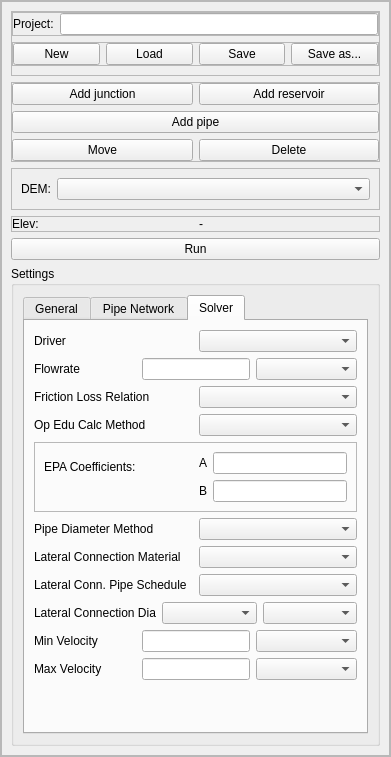
<?xml version="1.0" encoding="UTF-8"?>
<ui version="4.0">
 <class>QEpanetDockWidget</class>
 <widget class="QDockWidget" name="QEpanetDockWidget">
  <property name="geometry">
   <rect>
    <x>0</x>
    <y>0</y>
    <width>391</width>
    <height>757</height>
   </rect>
  </property>
  <property name="minimumSize">
   <size>
    <width>391</width>
    <height>89</height>
   </size>
  </property>
  <property name="windowTitle">
   <string>XPSS</string>
  </property>
  <widget class="QWidget" name="dockWidgetContents">
   <layout class="QVBoxLayout" name="verticalLayout">
    <property name="leftMargin">
     <number>0</number>
    </property>
    <property name="topMargin">
     <number>0</number>
    </property>
    <property name="rightMargin">
     <number>0</number>
    </property>
    <property name="bottomMargin">
     <number>0</number>
    </property>
    <item>
     <widget class="QScrollArea" name="scl_main">
      <property name="widgetResizable">
       <bool>true</bool>
      </property>
      <widget class="QWidget" name="scrollAreaWidgetContents">
       <property name="geometry">
        <rect>
         <x>0</x>
         <y>0</y>
         <width>375</width>
         <height>743</height>
        </rect>
       </property>
       <layout class="QVBoxLayout" name="verticalLayout_3">
        <property name="leftMargin">
         <number>0</number>
        </property>
        <property name="topMargin">
         <number>0</number>
        </property>
        <property name="rightMargin">
         <number>0</number>
        </property>
        <property name="bottomMargin">
         <number>0</number>
        </property>
        <item>
         <widget class="QFrame" name="fra_main">
          <property name="sizePolicy">
           <sizepolicy hsizetype="Expanding" vsizetype="Preferred">
            <horstretch>0</horstretch>
            <verstretch>0</verstretch>
           </sizepolicy>
          </property>
          <property name="frameShape">
           <enum>QFrame::StyledPanel</enum>
          </property>
          <property name="frameShadow">
           <enum>QFrame::Raised</enum>
          </property>
          <layout class="QVBoxLayout" name="verticalLayout_2">
           <property name="leftMargin">
            <number>9</number>
           </property>
           <property name="topMargin">
            <number>9</number>
           </property>
           <property name="rightMargin">
            <number>9</number>
           </property>
           <property name="bottomMargin">
            <number>9</number>
           </property>
           <item>
            <widget class="QFrame" name="fra_project">
             <property name="frameShape">
              <enum>QFrame::StyledPanel</enum>
             </property>
             <property name="frameShadow">
              <enum>QFrame::Raised</enum>
             </property>
             <layout class="QVBoxLayout" name="verticalLayout_9">
              <property name="leftMargin">
               <number>0</number>
              </property>
              <property name="topMargin">
               <number>0</number>
              </property>
              <property name="rightMargin">
               <number>0</number>
              </property>
              <property name="bottomMargin">
               <number>9</number>
              </property>
              <item>
               <widget class="QFrame" name="frame_5">
                <property name="frameShape">
                 <enum>QFrame::StyledPanel</enum>
                </property>
                <property name="frameShadow">
                 <enum>QFrame::Raised</enum>
                </property>
                <layout class="QFormLayout" name="formLayout_11">
                 <property name="fieldGrowthPolicy">
                  <enum>QFormLayout::AllNonFixedFieldsGrow</enum>
                 </property>
                 <property name="leftMargin">
                  <number>0</number>
                 </property>
                 <property name="topMargin">
                  <number>0</number>
                 </property>
                 <property name="rightMargin">
                  <number>0</number>
                 </property>
                 <property name="bottomMargin">
                  <number>0</number>
                 </property>
                 <item row="0" column="0">
                  <widget class="QLabel" name="lbl_prj_file">
                   <property name="text">
                    <string>Project:</string>
                   </property>
                  </widget>
                 </item>
                 <item row="0" column="1">
                  <widget class="QLineEdit" name="txt_prj_file">
                   <property name="readOnly">
                    <bool>true</bool>
                   </property>
                  </widget>
                 </item>
                </layout>
               </widget>
              </item>
              <item>
               <widget class="QFrame" name="frame_4">
                <property name="frameShape">
                 <enum>QFrame::StyledPanel</enum>
                </property>
                <property name="frameShadow">
                 <enum>QFrame::Raised</enum>
                </property>
                <layout class="QHBoxLayout" name="horizontalLayout_6">
                 <property name="leftMargin">
                  <number>0</number>
                 </property>
                 <property name="topMargin">
                  <number>0</number>
                 </property>
                 <property name="rightMargin">
                  <number>0</number>
                 </property>
                 <property name="bottomMargin">
                  <number>0</number>
                 </property>
                 <item>
                  <widget class="QPushButton" name="btn_project_new">
                   <property name="text">
                    <string>New</string>
                   </property>
                  </widget>
                 </item>
                 <item>
                  <widget class="QPushButton" name="btn_project_load">
                   <property name="text">
                    <string>Load</string>
                   </property>
                  </widget>
                 </item>
                 <item>
                  <widget class="QPushButton" name="btn_project_save">
                   <property name="text">
                    <string>Save</string>
                   </property>
                  </widget>
                 </item>
                 <item>
                  <widget class="QPushButton" name="btn_project_saveas">
                   <property name="text">
                    <string>Save as...</string>
                   </property>
                  </widget>
                 </item>
                </layout>
               </widget>
              </item>
             </layout>
            </widget>
           </item>
           <item>
            <widget class="QFrame" name="fra_buttons">
             <property name="sizePolicy">
              <sizepolicy hsizetype="Expanding" vsizetype="Preferred">
               <horstretch>0</horstretch>
               <verstretch>0</verstretch>
              </sizepolicy>
             </property>
             <property name="frameShape">
              <enum>QFrame::StyledPanel</enum>
             </property>
             <property name="frameShadow">
              <enum>QFrame::Raised</enum>
             </property>
             <layout class="QGridLayout" name="gridLayout_3">
              <property name="leftMargin">
               <number>0</number>
              </property>
              <property name="topMargin">
               <number>0</number>
              </property>
              <property name="rightMargin">
               <number>0</number>
              </property>
              <property name="bottomMargin">
               <number>0</number>
              </property>
              <item row="1" column="0">
               <widget class="QPushButton" name="btn_add_junction">
                <property name="text">
                 <string>Add junction</string>
                </property>
                <property name="checkable">
                 <bool>false</bool>
                </property>
               </widget>
              </item>
              <item row="1" column="1">
               <widget class="QPushButton" name="btn_add_reservoir">
                <property name="text">
                 <string>Add reservoir</string>
                </property>
               </widget>
              </item>
              <item row="4" column="0">
               <widget class="QPushButton" name="btn_move_element">
                <property name="text">
                 <string>Move</string>
                </property>
               </widget>
              </item>
              <item row="4" column="1">
               <widget class="QPushButton" name="btn_delete_element">
                <property name="text">
                 <string>Delete</string>
                </property>
               </widget>
              </item>
              <item row="2" column="0" colspan="2">
               <widget class="QPushButton" name="btn_add_pipe">
                <property name="sizePolicy">
                 <sizepolicy hsizetype="Minimum" vsizetype="Fixed">
                  <horstretch>0</horstretch>
                  <verstretch>0</verstretch>
                 </sizepolicy>
                </property>
                <property name="text">
                 <string>Add pipe</string>
                </property>
               </widget>
              </item>
             </layout>
            </widget>
           </item>
           <item>
            <widget class="QFrame" name="frame">
             <property name="enabled">
              <bool>true</bool>
             </property>
             <property name="frameShape">
              <enum>QFrame::StyledPanel</enum>
             </property>
             <property name="frameShadow">
              <enum>QFrame::Raised</enum>
             </property>
             <layout class="QHBoxLayout" name="horizontalLayout">
              <item>
               <widget class="QLabel" name="lbl_dem">
                <property name="layoutDirection">
                 <enum>Qt::LeftToRight</enum>
                </property>
                <property name="text">
                 <string>DEM:</string>
                </property>
               </widget>
              </item>
              <item>
               <widget class="QComboBox" name="cbo_dem">
                <property name="sizePolicy">
                 <sizepolicy hsizetype="Expanding" vsizetype="Fixed">
                  <horstretch>0</horstretch>
                  <verstretch>0</verstretch>
                 </sizepolicy>
                </property>
                <property name="minimumSize">
                 <size>
                  <width>120</width>
                  <height>0</height>
                 </size>
                </property>
                <property name="sizeAdjustPolicy">
                 <enum>QComboBox::AdjustToContents</enum>
                </property>
               </widget>
              </item>
             </layout>
            </widget>
           </item>
           <item>
            <widget class="QFrame" name="fra_dem">
             <property name="frameShape">
              <enum>QFrame::StyledPanel</enum>
             </property>
             <property name="frameShadow">
              <enum>QFrame::Raised</enum>
             </property>
             <layout class="QGridLayout" name="gridLayout">
              <property name="leftMargin">
               <number>0</number>
              </property>
              <property name="topMargin">
               <number>0</number>
              </property>
              <property name="rightMargin">
               <number>0</number>
              </property>
              <property name="bottomMargin">
               <number>0</number>
              </property>
              <item row="0" column="1">
               <widget class="QLabel" name="lbl_elev_val">
                <property name="text">
                 <string>-</string>
                </property>
               </widget>
              </item>
              <item row="0" column="0">
               <widget class="QLabel" name="lbl_elev">
                <property name="text">
                 <string>Elev:</string>
                </property>
               </widget>
              </item>
             </layout>
            </widget>
           </item>
           <item>
            <widget class="QPushButton" name="btn_xpss_run">
             <property name="text">
              <string>Run</string>
             </property>
            </widget>
           </item>
           <item>
            <widget class="QGroupBox" name="box_settings">
             <property name="sizePolicy">
              <sizepolicy hsizetype="Expanding" vsizetype="Expanding">
               <horstretch>0</horstretch>
               <verstretch>0</verstretch>
              </sizepolicy>
             </property>
             <property name="title">
              <string>Settings</string>
             </property>
             <layout class="QVBoxLayout" name="verticalLayout_4">
              <item>
               <widget class="QTabWidget" name="tabs_settings">
                <property name="sizePolicy">
                 <sizepolicy hsizetype="Expanding" vsizetype="Expanding">
                  <horstretch>0</horstretch>
                  <verstretch>0</verstretch>
                 </sizepolicy>
                </property>
                <property name="currentIndex">
                 <number>2</number>
                </property>
                <widget class="QWidget" name="tab">
                 <attribute name="title">
                  <string>General</string>
                 </attribute>
                 <layout class="QVBoxLayout" name="verticalLayout_17">
                  <item>
                   <layout class="QVBoxLayout" name="verticalLayout_12">
                    <item>
                     <layout class="QVBoxLayout" name="verticalLayout_7">
                      <item>
                       <widget class="QLabel" name="lbl_pump_db">
                        <property name="text">
                         <string>Pump Database Location:</string>
                        </property>
                       </widget>
                      </item>
                      <item>
                       <layout class="QHBoxLayout" name="horizontalLayout_4">
                        <item>
                         <widget class="QLineEdit" name="txt_pump_db">
                          <property name="enabled">
                           <bool>true</bool>
                          </property>
                         </widget>
                        </item>
                        <item>
                         <widget class="QPushButton" name="bto_select_pump_db">
                          <property name="text">
                           <string>Select...</string>
                          </property>
                         </widget>
                        </item>
                       </layout>
                      </item>
                     </layout>
                    </item>
                    <item>
                     <layout class="QVBoxLayout" name="verticalLayout_8">
                      <item>
                       <widget class="QLabel" name="lbl_pipe_db">
                        <property name="text">
                         <string>Pipe Diameter Database Location:</string>
                        </property>
                       </widget>
                      </item>
                      <item>
                       <layout class="QHBoxLayout" name="horizontalLayout_5">
                        <item>
                         <widget class="QLineEdit" name="txt_pipe_db"/>
                        </item>
                        <item>
                         <widget class="QPushButton" name="bto_select_pipe_db">
                          <property name="text">
                           <string>Select...</string>
                          </property>
                         </widget>
                        </item>
                       </layout>
                      </item>
                     </layout>
                    </item>
                    <item>
                     <layout class="QVBoxLayout" name="verticalLayout_11">
                      <item>
                       <widget class="QLabel" name="lbl_pipe_rgh_db">
                        <property name="text">
                         <string>Pipe Roughness Database Location:</string>
                        </property>
                       </widget>
                      </item>
                      <item>
                       <layout class="QHBoxLayout" name="horizontalLayout_12">
                        <item>
                         <widget class="QLineEdit" name="txt_pipe_rgh_db"/>
                        </item>
                        <item>
                         <widget class="QPushButton" name="bto_select_pipe_rgh_db">
                          <property name="text">
                           <string>Select...</string>
                          </property>
                         </widget>
                        </item>
                       </layout>
                      </item>
                     </layout>
                    </item>
                    <item>
                     <layout class="QVBoxLayout" name="verticalLayout_10">
                      <item>
                       <widget class="QLabel" name="lbl_op_edu_table">
                        <property name="text">
                         <string>Op Edu Table Location:</string>
                        </property>
                       </widget>
                      </item>
                      <item>
                       <layout class="QHBoxLayout" name="horizontalLayout_7">
                        <item>
                         <widget class="QLineEdit" name="txt_op_edu_table"/>
                        </item>
                        <item>
                         <widget class="QPushButton" name="bto_select_op_edu_table">
                          <property name="text">
                           <string>Select...</string>
                          </property>
                         </widget>
                        </item>
                       </layout>
                      </item>
                     </layout>
                    </item>
                    <item>
                     <spacer name="verticalSpacer_3">
                      <property name="orientation">
                       <enum>Qt::Vertical</enum>
                      </property>
                      <property name="sizeHint" stdset="0">
                       <size>
                        <width>20</width>
                        <height>40</height>
                       </size>
                      </property>
                     </spacer>
                    </item>
                   </layout>
                  </item>
                 </layout>
                </widget>
                <widget class="QWidget" name="settings_pipe_net">
                 <attribute name="title">
                  <string>Pipe Network</string>
                 </attribute>
                 <layout class="QVBoxLayout" name="verticalLayout_13">
                  <item>
                   <layout class="QVBoxLayout" name="verticalLayout_5">
                    <item>
                     <layout class="QHBoxLayout" name="horizontalLayout_3">
                      <item>
                       <widget class="QLabel" name="lbl_pipe_mtl">
                        <property name="text">
                         <string>Pipe Material</string>
                        </property>
                       </widget>
                      </item>
                      <item>
                       <widget class="QComboBox" name="cbo_pipe_mtl">
                        <property name="sizePolicy">
                         <sizepolicy hsizetype="Expanding" vsizetype="Fixed">
                          <horstretch>0</horstretch>
                          <verstretch>0</verstretch>
                         </sizepolicy>
                        </property>
                       </widget>
                      </item>
                     </layout>
                    </item>
                    <item>
                     <layout class="QHBoxLayout" name="horizontalLayout_13">
                      <item>
                       <layout class="QHBoxLayout" name="horizontalLayout_11">
                        <item>
                         <widget class="QLabel" name="lbl_roughness">
                          <property name="text">
                           <string>Roughness</string>
                          </property>
                         </widget>
                        </item>
                        <item>
                         <widget class="QLabel" name="txt_roughness">
                          <property name="sizePolicy">
                           <sizepolicy hsizetype="Expanding" vsizetype="Preferred">
                            <horstretch>0</horstretch>
                            <verstretch>0</verstretch>
                           </sizepolicy>
                          </property>
                          <property name="text">
                           <string>-</string>
                          </property>
                          <property name="alignment">
                           <set>Qt::AlignCenter</set>
                          </property>
                         </widget>
                        </item>
                       </layout>
                      </item>
                      <item>
                       <widget class="QLabel" name="txt_roughness_unit">
                        <property name="text">
                         <string> </string>
                        </property>
                       </widget>
                      </item>
                     </layout>
                    </item>
                    <item>
                     <layout class="QHBoxLayout" name="horizontalLayout_24">
                      <item>
                       <widget class="QLabel" name="lbl_pipe_sch">
                        <property name="text">
                         <string>Pipe Schedule</string>
                        </property>
                       </widget>
                      </item>
                      <item>
                       <widget class="QComboBox" name="cbo_pipe_sch"/>
                      </item>
                     </layout>
                    </item>
                    <item>
                     <layout class="QHBoxLayout" name="horizontalLayout_9">
                      <item>
                       <widget class="QLabel" name="lbl_pipe_diameter">
                        <property name="text">
                         <string>Pipe Diameter</string>
                        </property>
                       </widget>
                      </item>
                      <item>
                       <widget class="QComboBox" name="cbo_pipe_dia"/>
                      </item>
                      <item>
                       <widget class="QComboBox" name="cbo_pipe_dia_units"/>
                      </item>
                     </layout>
                    </item>
                    <item>
                     <layout class="QHBoxLayout" name="horizontalLayout_14">
                      <item>
                       <widget class="QLabel" name="lbl_station_depth">
                        <property name="text">
                         <string>Pump Station Depth</string>
                        </property>
                       </widget>
                      </item>
                      <item>
                       <widget class="QLineEdit" name="txt_station_depth"/>
                      </item>
                      <item>
                       <widget class="QComboBox" name="cbo_depth_units"/>
                      </item>
                     </layout>
                    </item>
                    <item>
                     <widget class="QCheckBox" name="chk_check_pipes">
                      <property name="text">
                       <string>Check pipe connections</string>
                      </property>
                      <property name="checked">
                       <bool>false</bool>
                      </property>
                     </widget>
                    </item>
                    <item>
                     <widget class="QCheckBox" name="chk_check_nodes">
                      <property name="text">
                       <string>Check node connectinos</string>
                      </property>
                      <property name="checked">
                       <bool>false</bool>
                      </property>
                     </widget>
                    </item>
                    <item>
                     <spacer name="verticalSpacer">
                      <property name="orientation">
                       <enum>Qt::Vertical</enum>
                      </property>
                      <property name="sizeHint" stdset="0">
                       <size>
                        <width>20</width>
                        <height>40</height>
                       </size>
                      </property>
                     </spacer>
                    </item>
                   </layout>
                  </item>
                 </layout>
                </widget>
                <widget class="QWidget" name="settings_solver">
                 <attribute name="title">
                  <string>Solver</string>
                 </attribute>
                 <layout class="QVBoxLayout" name="verticalLayout_18">
                  <item>
                   <layout class="QVBoxLayout" name="verticalLayout_15">
                    <item>
                     <layout class="QHBoxLayout" name="horizontalLayout_2">
                      <item>
                       <widget class="QLabel" name="lbl_driver">
                        <property name="sizePolicy">
                         <sizepolicy hsizetype="Minimum" vsizetype="Minimum">
                          <horstretch>0</horstretch>
                          <verstretch>0</verstretch>
                         </sizepolicy>
                        </property>
                        <property name="text">
                         <string>Driver</string>
                        </property>
                       </widget>
                      </item>
                      <item>
                       <widget class="QComboBox" name="cbo_driver">
                        <property name="sizePolicy">
                         <sizepolicy hsizetype="Preferred" vsizetype="Fixed">
                          <horstretch>0</horstretch>
                          <verstretch>0</verstretch>
                         </sizepolicy>
                        </property>
                       </widget>
                      </item>
                     </layout>
                    </item>
                    <item>
                     <layout class="QHBoxLayout" name="horizontalLayout_8">
                      <item>
                       <widget class="QLabel" name="lbl_flowrate">
                        <property name="text">
                         <string>Flowrate</string>
                        </property>
                       </widget>
                      </item>
                      <item>
                       <widget class="QLineEdit" name="txt_flowrate">
                        <property name="sizePolicy">
                         <sizepolicy hsizetype="Fixed" vsizetype="Fixed">
                          <horstretch>0</horstretch>
                          <verstretch>0</verstretch>
                         </sizepolicy>
                        </property>
                       </widget>
                      </item>
                      <item>
                       <widget class="QComboBox" name="cbo_flow_units"/>
                      </item>
                     </layout>
                    </item>
                    <item>
                     <layout class="QHBoxLayout" name="horizontalLayout_10">
                      <item>
                       <widget class="QLabel" name="label">
                        <property name="text">
                         <string>Friction Loss Relation</string>
                        </property>
                       </widget>
                      </item>
                      <item>
                       <widget class="QComboBox" name="cbo_friction_loss_eq">
                        <property name="sizePolicy">
                         <sizepolicy hsizetype="Preferred" vsizetype="Fixed">
                          <horstretch>0</horstretch>
                          <verstretch>0</verstretch>
                         </sizepolicy>
                        </property>
                       </widget>
                      </item>
                     </layout>
                    </item>
                    <item>
                     <layout class="QHBoxLayout" name="horizontalLayout_15">
                      <item>
                       <widget class="QLabel" name="lbl_op_edu_method">
                        <property name="text">
                         <string>Op Edu Calc Method</string>
                        </property>
                       </widget>
                      </item>
                      <item>
                       <widget class="QComboBox" name="cbo_op_edu_method"/>
                      </item>
                     </layout>
                    </item>
                    <item>
                     <widget class="QFrame" name="frm_epa">
                      <property name="frameShape">
                       <enum>QFrame::StyledPanel</enum>
                      </property>
                      <property name="frameShadow">
                       <enum>QFrame::Raised</enum>
                      </property>
                      <layout class="QVBoxLayout" name="verticalLayout_16">
                       <item>
                        <layout class="QHBoxLayout" name="horizontalLayout_18">
                         <item>
                          <layout class="QVBoxLayout" name="verticalLayout_14">
                           <item>
                            <widget class="QLabel" name="lbl_eps_coeff">
                             <property name="text">
                              <string>EPA Coefficients:</string>
                             </property>
                             <property name="alignment">
                              <set>Qt::AlignLeading|Qt::AlignLeft|Qt::AlignVCenter</set>
                             </property>
                            </widget>
                           </item>
                           <item>
                            <spacer name="horizontalSpacer">
                             <property name="orientation">
                              <enum>Qt::Horizontal</enum>
                             </property>
                             <property name="sizeHint" stdset="0">
                              <size>
                               <width>40</width>
                               <height>20</height>
                              </size>
                             </property>
                            </spacer>
                           </item>
                          </layout>
                         </item>
                         <item>
                          <layout class="QVBoxLayout" name="verticalLayout_6">
                           <item>
                            <layout class="QHBoxLayout" name="horizontalLayout_16">
                             <item>
                              <widget class="QLabel" name="lbl_epa_a">
                               <property name="text">
                                <string>A</string>
                               </property>
                              </widget>
                             </item>
                             <item>
                              <widget class="QLineEdit" name="txt_epa_a">
                               <property name="text">
                                <string/>
                               </property>
                              </widget>
                             </item>
                            </layout>
                           </item>
                           <item>
                            <layout class="QHBoxLayout" name="horizontalLayout_17">
                             <item>
                              <widget class="QLabel" name="lbl_epa_b">
                               <property name="text">
                                <string>B</string>
                               </property>
                              </widget>
                             </item>
                             <item>
                              <widget class="QLineEdit" name="txt_epa_b">
                               <property name="text">
                                <string/>
                               </property>
                              </widget>
                             </item>
                            </layout>
                           </item>
                          </layout>
                         </item>
                        </layout>
                       </item>
                      </layout>
                     </widget>
                    </item>
                    <item>
                     <layout class="QHBoxLayout" name="horizontalLayout_25">
                      <item>
                       <widget class="QLabel" name="lbl_dia_method">
                        <property name="text">
                         <string>Pipe Diameter Method</string>
                        </property>
                       </widget>
                      </item>
                      <item>
                       <widget class="QComboBox" name="cbo_dia_method"/>
                      </item>
                     </layout>
                    </item>
                    <item>
                     <layout class="QHBoxLayout" name="horizontalLayout_20">
                      <item>
                       <widget class="QLabel" name="lbl_lat_pipe_mtl">
                        <property name="text">
                         <string>Lateral Connection Material</string>
                        </property>
                       </widget>
                      </item>
                      <item>
                       <widget class="QComboBox" name="cbo_lat_pipe_mtl"/>
                      </item>
                     </layout>
                    </item>
                    <item>
                     <layout class="QHBoxLayout" name="horizontalLayout_23">
                      <item>
                       <widget class="QLabel" name="lbl_lat_pipe_sch">
                        <property name="text">
                         <string>Lateral Conn. Pipe Schedule</string>
                        </property>
                       </widget>
                      </item>
                      <item>
                       <widget class="QComboBox" name="cbo_lat_pipe_sch"/>
                      </item>
                     </layout>
                    </item>
                    <item>
                     <layout class="QHBoxLayout" name="horizontalLayout_19">
                      <item>
                       <widget class="QLabel" name="lbl_lat_pipe_dia">
                        <property name="text">
                         <string>Lateral Connection Dia</string>
                        </property>
                       </widget>
                      </item>
                      <item>
                       <widget class="QComboBox" name="cbo_lat_pipe_dia"/>
                      </item>
                      <item>
                       <widget class="QComboBox" name="cbo_lat_pipe_dia_units"/>
                      </item>
                     </layout>
                    </item>
                    <item>
                     <layout class="QHBoxLayout" name="horizontalLayout_21">
                      <item>
                       <widget class="QLabel" name="lbl_min_vel">
                        <property name="text">
                         <string>Min Velocity</string>
                        </property>
                       </widget>
                      </item>
                      <item>
                       <widget class="QLineEdit" name="txt_min_vel">
                        <property name="sizePolicy">
                         <sizepolicy hsizetype="Fixed" vsizetype="Fixed">
                          <horstretch>0</horstretch>
                          <verstretch>0</verstretch>
                         </sizepolicy>
                        </property>
                       </widget>
                      </item>
                      <item>
                       <widget class="QComboBox" name="cbo_min_vel_units"/>
                      </item>
                     </layout>
                    </item>
                    <item>
                     <layout class="QHBoxLayout" name="horizontalLayout_22">
                      <item>
                       <widget class="QLabel" name="lbl_max_vel">
                        <property name="text">
                         <string>Max Velocity</string>
                        </property>
                       </widget>
                      </item>
                      <item>
                       <widget class="QLineEdit" name="txt_max_vel">
                        <property name="sizePolicy">
                         <sizepolicy hsizetype="Fixed" vsizetype="Fixed">
                          <horstretch>0</horstretch>
                          <verstretch>0</verstretch>
                         </sizepolicy>
                        </property>
                       </widget>
                      </item>
                      <item>
                       <widget class="QComboBox" name="cbo_max_vel_units"/>
                      </item>
                     </layout>
                    </item>
                    <item>
                     <spacer name="verticalSpacer_2">
                      <property name="orientation">
                       <enum>Qt::Vertical</enum>
                      </property>
                      <property name="sizeHint" stdset="0">
                       <size>
                        <width>17</width>
                        <height>13</height>
                       </size>
                      </property>
                     </spacer>
                    </item>
                   </layout>
                  </item>
                 </layout>
                </widget>
               </widget>
              </item>
             </layout>
            </widget>
           </item>
          </layout>
         </widget>
        </item>
       </layout>
      </widget>
     </widget>
    </item>
   </layout>
  </widget>
 </widget>
 <resources/>
 <connections/>
</ui>
